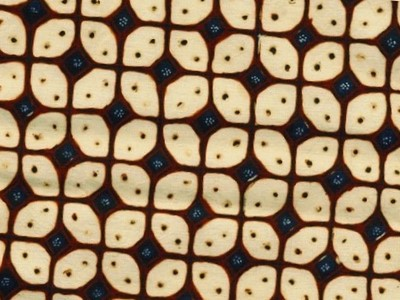
#> input picture Data Rotate 5/kawung 1.jpg, 400 x 300 px, found by its file name; its folder holds only this picture in this run
$ python multiple.py
#> lines starting #> are read from the running program, lines starting #| are printed output that depends on the picture; after the words box and inside, x2 and y2 are one past the last pixel; in counts of white or black regions, pixels touching at a corner belong together
import numpy as np
import cv2 as cv
from matplotlib import pyplot as plt
import time
#for h in range (1, 3):

for h in range(1, 13):
    for i in range(1, 22):
        #img1 = cv.imread('/media/gasai/Nguli/Percobaan/Data Training/parang %d.jpg' % (h),0)  # queryImage
        #img2 = cv.imread('/media/gasai/Nguli/Percobaan/Data Testing/grompol %d.jpg' % (i),0)

        img1 = cv.imread('F:/Percobaan/Data Rotate 5/kawung %d.jpg' % (h),0)  # queryImage
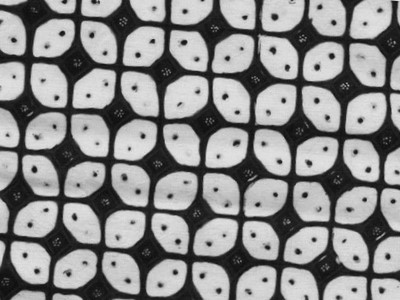
#> img1: shape (300, 400); min 10, max 230, mean 138.6
        img2 = cv.imread('F:/Percobaan/Data Testing/parang %d.jpg' % (i),0)

        #gray1 = cv.cvtColor(img1, cv.COLOR_BGR2GRAY)
        #gray2 = cv.cvtColor(img2, cv.COLOR_BGR2GRAY)
        (thresh, imb1) = cv.threshold(img1, 128, 255, cv.THRESH_BINARY | cv.THRESH_OTSU)
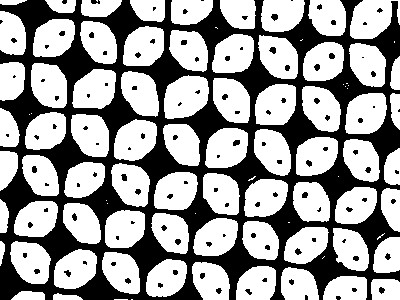
#> imb1: shape (300, 400); 61.5% white; 115 black regions (65 under 20 px), largest, box (x1, y1, x2, y2) and area: (0, 0, 400, 300) 44110, (271, 14, 278, 21) 36, (269, 47, 276, 54) 35
#> thresh = 120
        (thresh, imb2) = cv.threshold(img2, 128, 255, cv.THRESH_BINARY | cv.THRESH_OTSU)
#> thresh = 0

        start_time = time.time()

        method = 'SIFT' #ORB
        lower_ratio = 0.8

        if method   == 'ORB':
            finder = cv.ORB_create()
        elif method == 'SIFT':
            finder = cv.xfeatures2d.SIFT_create()

        # find the keypoints and descriptors with SIFT
        kp1, des1 = finder.detectAndCompute(imb1,None)
#> kp1 = 838 keypoints; strongest (x, y, size): (7, 135, 2.1), (241, 48, 2.1), (218, 156, 2.1), (129, 149, 1.9)
#> (the run stopped early here; a loop or call above may not have finished)
